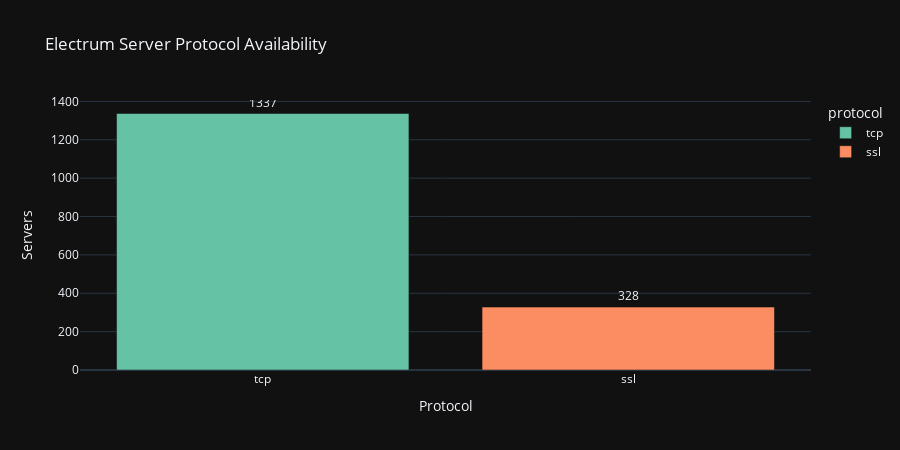

Source (notebook cell):
### Code cell
fig_proto = px.bar(
    proto_stats,
    x="protocol",
    y="count",
    text="count",
    title="Electrum Server Protocol Availability",
    color="protocol",
    color_discrete_sequence=px.colors.qualitative.Set2
)

fig_proto.update_layout(
    template="plotly_dark",
    height=450,
    xaxis_title="Protocol",
    yaxis_title="Servers",
)

fig_proto.update_traces(textposition="outside")

fig_proto.show()

### Figure 1 — Plotly figure (JSON) as saved in the notebook; plotly's stock layout.template omitted (floating-point values rounded to 4 significant figures)
{"data": [{"hovertemplate": "protocol=%{x}<br>count=%{text}<extra></extra>", "legendgroup": "tcp", "marker": {"color": "rgb(102,194,165)", "pattern": {"shape": ""}}, "name": "tcp", "orientation": "v", "showlegend": true, "text": [1337.0], "textposition": "outside", "type": "bar", "x": ["tcp"], "xaxis": "x", "y": [1337], "yaxis": "y"}, {"hovertemplate": "protocol=%{x}<br>count=%{text}<extra></extra>", "legendgroup": "ssl", "marker": {"color": "rgb(252,141,98)", "pattern": {"shape": ""}}, "name": "ssl", "orientation": "v", "showlegend": true, "text": [328.0], "textposition": "outside", "type": "bar", "x": ["ssl"], "xaxis": "x", "y": [328], "yaxis": "y"}], "layout": {"barmode": "relative", "height": 450, "legend": {"title": {"text": "protocol"}, "tracegroupgap": 0}, "title": {"text": "Electrum Server Protocol Availability"}, "xaxis": {"anchor": "y", "categoryarray": ["tcp", "ssl"], "categoryorder": "array", "domain": [0, 1], "title": {"text": "Protocol"}}, "yaxis": {"anchor": "x", "domain": [0, 1], "title": {"text": "Servers"}}}}
